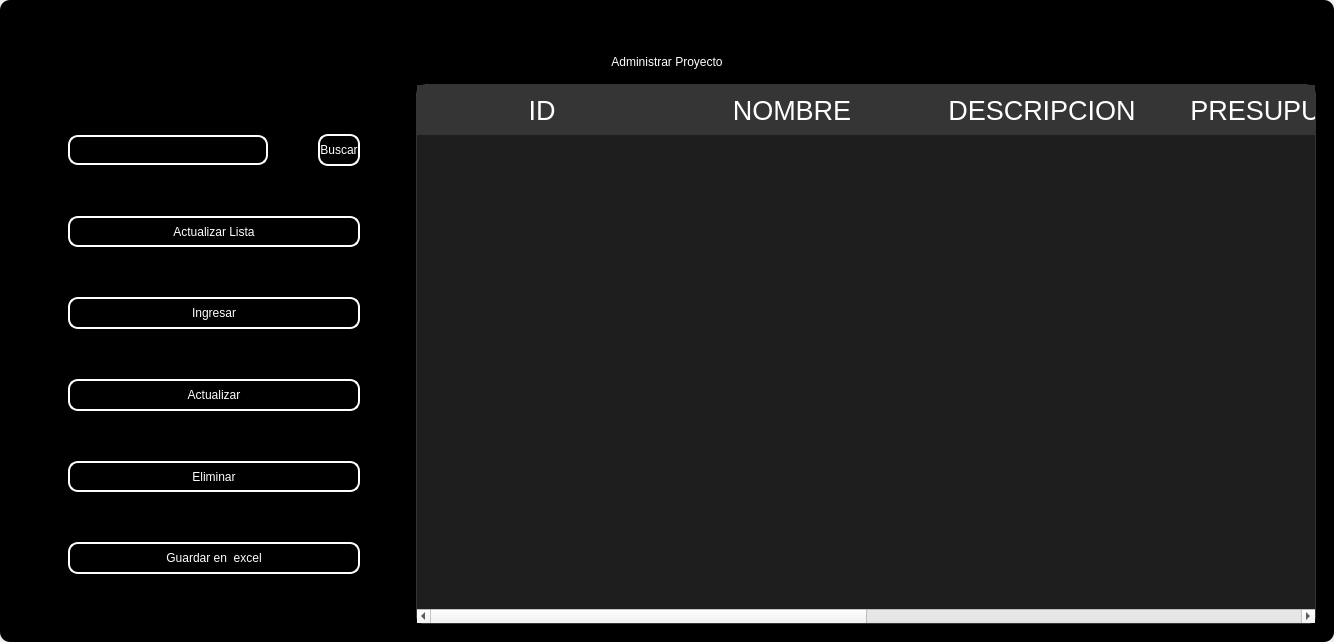
<?xml version="1.0" encoding="UTF-8"?>
<ui version="4.0">
 <class>MainWindow</class>
 <widget class="QMainWindow" name="MainWindow">
  <property name="geometry">
   <rect>
    <x>0</x>
    <y>0</y>
    <width>1303</width>
    <height>642</height>
   </rect>
  </property>
  <property name="windowTitle">
   <string>MainWindow</string>
  </property>
  <property name="styleSheet">
   <string notr="true"/>
  </property>
  <widget class="QWidget" name="centralwidget">
   <property name="styleSheet">
    <string notr="true"/>
   </property>
   <layout class="QVBoxLayout" name="verticalLayout">
    <property name="spacing">
     <number>0</number>
    </property>
    <property name="leftMargin">
     <number>0</number>
    </property>
    <property name="topMargin">
     <number>0</number>
    </property>
    <property name="rightMargin">
     <number>0</number>
    </property>
    <property name="bottomMargin">
     <number>0</number>
    </property>
    <item>
     <widget class="QFrame" name="frame">
      <property name="enabled">
       <bool>true</bool>
      </property>
      <property name="styleSheet">
       <string notr="true">
QFrame {
border-radius:10px;
	background-color: rgb(0, 0, 0);
 }
</string>
      </property>
      <property name="frameShape">
       <enum>QFrame::StyledPanel</enum>
      </property>
      <property name="frameShadow">
       <enum>QFrame::Raised</enum>
      </property>
      <layout class="QVBoxLayout" name="verticalLayout_2">
       <item>
        <widget class="QFrame" name="frame_superior">
         <property name="minimumSize">
          <size>
           <width>0</width>
           <height>40</height>
          </size>
         </property>
         <property name="maximumSize">
          <size>
           <width>16777215</width>
           <height>40</height>
          </size>
         </property>
         <property name="styleSheet">
          <string notr="true">QPushButton{
border-radius:18px;
}

QPushButton:hover{
	background-color: rgb(0, 0, 0);
}
</string>
         </property>
         <property name="frameShape">
          <enum>QFrame::StyledPanel</enum>
         </property>
         <property name="frameShadow">
          <enum>QFrame::Raised</enum>
         </property>
         <layout class="QHBoxLayout" name="horizontalLayout_3">
          <property name="spacing">
           <number>4</number>
          </property>
          <property name="leftMargin">
           <number>0</number>
          </property>
          <property name="topMargin">
           <number>0</number>
          </property>
          <property name="rightMargin">
           <number>0</number>
          </property>
          <property name="bottomMargin">
           <number>0</number>
          </property>
          <item>
           <widget class="QPushButton" name="btn_icon">
            <property name="text">
             <string/>
            </property>
            <property name="iconSize">
             <size>
              <width>40</width>
              <height>40</height>
             </size>
            </property>
           </widget>
          </item>
          <item>
           <spacer name="horizontalSpacer_2">
            <property name="orientation">
             <enum>Qt::Horizontal</enum>
            </property>
            <property name="sizeHint" stdset="0">
             <size>
              <width>443</width>
              <height>20</height>
             </size>
            </property>
           </spacer>
          </item>
          <item>
           <widget class="QPushButton" name="btn_exit">
            <property name="minimumSize">
             <size>
              <width>38</width>
              <height>38</height>
             </size>
            </property>
            <property name="maximumSize">
             <size>
              <width>38</width>
              <height>38</height>
             </size>
            </property>
            <property name="cursor">
             <cursorShape>PointingHandCursor</cursorShape>
            </property>
            <property name="text">
             <string/>
            </property>
            <property name="iconSize">
             <size>
              <width>35</width>
              <height>35</height>
             </size>
            </property>
           </widget>
          </item>
          <item>
           <widget class="QPushButton" name="bt_minimizar">
            <property name="minimumSize">
             <size>
              <width>38</width>
              <height>38</height>
             </size>
            </property>
            <property name="maximumSize">
             <size>
              <width>38</width>
              <height>38</height>
             </size>
            </property>
            <property name="cursor">
             <cursorShape>PointingHandCursor</cursorShape>
            </property>
            <property name="text">
             <string/>
            </property>
            <property name="icon">
             <iconset>
              <normaloff>image/minus.svg</normaloff>image/minus.svg</iconset>
            </property>
            <property name="iconSize">
             <size>
              <width>38</width>
              <height>38</height>
             </size>
            </property>
           </widget>
          </item>
          <item>
           <widget class="QPushButton" name="bt_maximizar">
            <property name="minimumSize">
             <size>
              <width>38</width>
              <height>38</height>
             </size>
            </property>
            <property name="maximumSize">
             <size>
              <width>38</width>
              <height>38</height>
             </size>
            </property>
            <property name="cursor">
             <cursorShape>PointingHandCursor</cursorShape>
            </property>
            <property name="text">
             <string/>
            </property>
            <property name="icon">
             <iconset>
              <normaloff>image/chevron-up.svg</normaloff>image/chevron-up.svg</iconset>
            </property>
            <property name="iconSize">
             <size>
              <width>38</width>
              <height>38</height>
             </size>
            </property>
           </widget>
          </item>
          <item>
           <widget class="QPushButton" name="bt_restaurar">
            <property name="minimumSize">
             <size>
              <width>38</width>
              <height>38</height>
             </size>
            </property>
            <property name="maximumSize">
             <size>
              <width>38</width>
              <height>38</height>
             </size>
            </property>
            <property name="cursor">
             <cursorShape>PointingHandCursor</cursorShape>
            </property>
            <property name="text">
             <string/>
            </property>
            <property name="icon">
             <iconset>
              <normaloff>image/chevron-down.svg</normaloff>image/chevron-down.svg</iconset>
            </property>
            <property name="iconSize">
             <size>
              <width>38</width>
              <height>38</height>
             </size>
            </property>
           </widget>
          </item>
          <item>
           <widget class="QPushButton" name="bt_cerrar">
            <property name="minimumSize">
             <size>
              <width>38</width>
              <height>38</height>
             </size>
            </property>
            <property name="maximumSize">
             <size>
              <width>38</width>
              <height>38</height>
             </size>
            </property>
            <property name="cursor">
             <cursorShape>PointingHandCursor</cursorShape>
            </property>
            <property name="text">
             <string/>
            </property>
            <property name="icon">
             <iconset>
              <normaloff>image/x.svg</normaloff>image/x.svg</iconset>
            </property>
            <property name="iconSize">
             <size>
              <width>38</width>
              <height>38</height>
             </size>
            </property>
           </widget>
          </item>
         </layout>
        </widget>
       </item>
       <item>
        <widget class="QLabel" name="label">
         <property name="styleSheet">
          <string notr="true">font: 30pt &quot;MS Shell Dlg 2&quot;;
color: rgb(255, 255, 255);</string>
         </property>
         <property name="text">
          <string>Administrar Proyecto</string>
         </property>
         <property name="alignment">
          <set>Qt::AlignCenter</set>
         </property>
        </widget>
       </item>
       <item>
        <widget class="QFrame" name="frame_3">
         <property name="frameShape">
          <enum>QFrame::StyledPanel</enum>
         </property>
         <property name="frameShadow">
          <enum>QFrame::Raised</enum>
         </property>
         <layout class="QHBoxLayout" name="horizontalLayout_4">
          <item>
           <layout class="QVBoxLayout" name="verticalLayout_4">
            <property name="spacing">
             <number>50</number>
            </property>
            <property name="leftMargin">
             <number>50</number>
            </property>
            <property name="topMargin">
             <number>50</number>
            </property>
            <property name="rightMargin">
             <number>50</number>
            </property>
            <property name="bottomMargin">
             <number>50</number>
            </property>
            <item>
             <layout class="QHBoxLayout" name="horizontalLayout">
              <item>
               <widget class="QLineEdit" name="searchtxt">
                <property name="minimumSize">
                 <size>
                  <width>200</width>
                  <height>30</height>
                 </size>
                </property>
                <property name="maximumSize">
                 <size>
                  <width>150</width>
                  <height>16777215</height>
                 </size>
                </property>
                <property name="styleSheet">
                 <string notr="true">QLabel {
	color: rgb(255, 255, 254);
	font: 12pt &quot;Arial&quot;;
	background-color: rgba(0, 0, 0,0);
}

QTextEdit{
background-color: rgba(0, 0, 0,0);
border-radius:10px; 
font: 12pt &quot;Arial&quot;;
color: rgb(255, 255, 254);
border: 2px solid  rgb(255, 255, 255);

}

QTextEdit:hover{
background-color: rgba(0, 0, 0,0);
border-radius:10px; 
font: 12pt &quot;Arial&quot;;
border: 2px solid  rgb(120, 0, 171);
}

QTextEdit:focus{
background-color: rgb(0, 0, 0);
border-radius:10px; 
font: 12pt &quot;Arial&quot;;
border: 2px solid rgb(120, 0, 171);
}

QLineEdit{
background-color: rgba(0, 0, 0,0);
border-radius:10px; 
font: 12pt &quot;Arial&quot;;
color: rgb(255, 255, 254);
border: 2px solid  rgb(255, 255, 255);

}

QLineEdit:hover{
background-color: rgba(0, 0, 0,0);
border-radius:10px; 
font: 12pt &quot;Arial&quot;;
border: 2px solid  rgb(120, 0, 171);
}

QLineEdit:focus{
background-color: rgb(0, 0, 0);
border-radius:10px; 
font: 12pt &quot;Arial&quot;;
border: 2px solid rgb(120, 0, 171);
}

QCheckBox{
	font: 12pt &quot;Arial&quot;;
	color: rgb(255, 255, 255);
}

QCheckBox::indicator {
    width: 18px;
    height:18px;
}

QCheckBox::indicator:unchecked {
   background-image: url(image/square.svg);
}

QCheckBox::indicator:checked {
   background-image: url(image/check-square.svg);
}

QPushButton{
border-radius:10px; 
font: 12pt &quot;Arial&quot;;
color: rgb(255, 255, 254);
border: 2px solid #ffffff;
}

QPushButton:hover{
border-radius:10px; 
font: 12pt &quot;Arial&quot;;
color: rgb(255, 255, 255);
border: 2px solid rgb(120, 0, 171);
	background-color: rgb(120, 0, 171);
}
</string>
                </property>
               </widget>
              </item>
              <item>
               <widget class="QPushButton" name="btn_search">
                <property name="minimumSize">
                 <size>
                  <width>0</width>
                  <height>15</height>
                 </size>
                </property>
                <property name="maximumSize">
                 <size>
                  <width>100</width>
                  <height>50</height>
                 </size>
                </property>
                <property name="cursor">
                 <cursorShape>PointingHandCursor</cursorShape>
                </property>
                <property name="styleSheet">
                 <string notr="true">QPushButton{
border-radius:10px; 
font: 12pt &quot;Arial&quot;;
color: rgb(255, 255, 254);
border: 2px solid #ffffff;
}

QPushButton:hover{
border-radius:10px; 
font: 12pt &quot;Arial&quot;;
color: rgb(255, 255, 255);
border: 2px solid rgb(120, 0, 171);
	background-color: rgb(120, 0, 171);
}</string>
                </property>
                <property name="text">
                 <string>Buscar</string>
                </property>
               </widget>
              </item>
             </layout>
            </item>
            <item>
             <widget class="QPushButton" name="btn_get">
              <property name="minimumSize">
               <size>
                <width>50</width>
                <height>0</height>
               </size>
              </property>
              <property name="maximumSize">
               <size>
                <width>300</width>
                <height>50</height>
               </size>
              </property>
              <property name="cursor">
               <cursorShape>PointingHandCursor</cursorShape>
              </property>
              <property name="styleSheet">
               <string notr="true">QPushButton{
border-radius:10px; 
font: 12pt &quot;Arial&quot;;
color: rgb(255, 255, 254);
border: 2px solid #ffffff;
}

QPushButton:hover{
border-radius:10px; 
font: 12pt &quot;Arial&quot;;
color: rgb(255, 255, 255);
border: 2px solid rgb(120, 0, 171);
	background-color: rgb(120, 0, 171);
}</string>
              </property>
              <property name="text">
               <string>Actualizar Lista</string>
              </property>
              <property name="iconSize">
               <size>
                <width>35</width>
                <height>35</height>
               </size>
              </property>
             </widget>
            </item>
            <item>
             <widget class="QPushButton" name="btn_add">
              <property name="maximumSize">
               <size>
                <width>300</width>
                <height>50</height>
               </size>
              </property>
              <property name="cursor">
               <cursorShape>PointingHandCursor</cursorShape>
              </property>
              <property name="styleSheet">
               <string notr="true">QPushButton{
border-radius:10px; 
font: 12pt &quot;Arial&quot;;
color: rgb(255, 255, 254);
border: 2px solid #ffffff;
}

QPushButton:hover{
border-radius:10px; 
font: 12pt &quot;Arial&quot;;
color: rgb(255, 255, 255);
border: 2px solid rgb(120, 0, 171);
	background-color: rgb(120, 0, 171);
}</string>
              </property>
              <property name="text">
               <string>Ingresar</string>
              </property>
              <property name="iconSize">
               <size>
                <width>35</width>
                <height>35</height>
               </size>
              </property>
             </widget>
            </item>
            <item>
             <widget class="QPushButton" name="btn_update">
              <property name="maximumSize">
               <size>
                <width>300</width>
                <height>50</height>
               </size>
              </property>
              <property name="cursor">
               <cursorShape>PointingHandCursor</cursorShape>
              </property>
              <property name="styleSheet">
               <string notr="true">QPushButton{
border-radius:10px; 
font: 12pt &quot;Arial&quot;;
color: rgb(255, 255, 254);
border: 2px solid #ffffff;
}

QPushButton:hover{
border-radius:10px; 
font: 12pt &quot;Arial&quot;;
color: rgb(255, 255, 255);
border: 2px solid rgb(120, 0, 171);
	background-color: rgb(120, 0, 171);
}</string>
              </property>
              <property name="text">
               <string>Actualizar</string>
              </property>
              <property name="iconSize">
               <size>
                <width>35</width>
                <height>35</height>
               </size>
              </property>
             </widget>
            </item>
            <item>
             <widget class="QPushButton" name="btn_delete">
              <property name="maximumSize">
               <size>
                <width>300</width>
                <height>50</height>
               </size>
              </property>
              <property name="cursor">
               <cursorShape>PointingHandCursor</cursorShape>
              </property>
              <property name="styleSheet">
               <string notr="true">QPushButton{
border-radius:10px; 
font: 12pt &quot;Arial&quot;;
color: rgb(255, 255, 254);
border: 2px solid #ffffff;
}

QPushButton:hover{
border-radius:10px; 
font: 12pt &quot;Arial&quot;;
color: rgb(255, 255, 255);
border: 2px solid rgb(120, 0, 171);
	background-color: rgb(120, 0, 171);
}</string>
              </property>
              <property name="text">
               <string>Eliminar</string>
              </property>
              <property name="iconSize">
               <size>
                <width>35</width>
                <height>35</height>
               </size>
              </property>
             </widget>
            </item>
            <item>
             <widget class="QPushButton" name="btn_excel">
              <property name="minimumSize">
               <size>
                <width>0</width>
                <height>0</height>
               </size>
              </property>
              <property name="maximumSize">
               <size>
                <width>300</width>
                <height>50</height>
               </size>
              </property>
              <property name="cursor">
               <cursorShape>PointingHandCursor</cursorShape>
              </property>
              <property name="styleSheet">
               <string notr="true">QPushButton{
border-radius:10px; 
font: 12pt &quot;Arial&quot;;
color: rgb(255, 255, 254);
border: 2px solid #ffffff;
}

QPushButton:hover{
border-radius:10px; 
font: 12pt &quot;Arial&quot;;
color: rgb(255, 255, 255);
border: 2px solid rgb(120, 0, 171);
	background-color: rgb(120, 0, 171);
}</string>
              </property>
              <property name="text">
               <string>Guardar en  excel</string>
              </property>
              <property name="iconSize">
               <size>
                <width>35</width>
                <height>35</height>
               </size>
              </property>
             </widget>
            </item>
           </layout>
          </item>
          <item>
           <widget class="QTableWidget" name="table_project">
            <property name="minimumSize">
             <size>
              <width>900</width>
              <height>0</height>
             </size>
            </property>
            <property name="maximumSize">
             <size>
              <width>700</width>
              <height>16777215</height>
             </size>
            </property>
            <property name="styleSheet">
             <string notr="true">QTableView {
	background-color: rgba(255, 255, 255, 30); 	
	border: 1px solid rgba(255,255,255,40);
	border-bottom-right-radius: 7px; 
	border-bottom-left-radius: 7px; 
	color: white;
	font: 15pt &quot;MS Shell Dlg 2&quot;;
}

QHeaderView::section {
background-color: rgb(53, 53, 53);
color: white;
border: none;
height: 50px;
font-size: 20pt;
}

QTableView::item {
    border-style: none;
    border-bottom: 1px solid rgba(255,255,255,50);
    padding-left: auto;
    padding-right: auto;
}

QTableView::item:selected{
	border: none;
	color: rgb(255, 255, 255);
    background-color: rgba(255, 255, 255, 50);
}
</string>
            </property>
            <property name="editTriggers">
             <set>QAbstractItemView::NoEditTriggers</set>
            </property>
            <attribute name="horizontalHeaderDefaultSectionSize">
             <number>250</number>
            </attribute>
            <column>
             <property name="text">
              <string>ID</string>
             </property>
            </column>
            <column>
             <property name="text">
              <string>NOMBRE</string>
             </property>
            </column>
            <column>
             <property name="text">
              <string>DESCRIPCION</string>
             </property>
            </column>
            <column>
             <property name="text">
              <string>PRESUPUESTO</string>
             </property>
            </column>
            <column>
             <property name="text">
              <string>ESTADO</string>
             </property>
            </column>
            <column>
             <property name="text">
              <string>TIPO DE PROYECTO</string>
             </property>
            </column>
           </widget>
          </item>
         </layout>
        </widget>
       </item>
      </layout>
     </widget>
    </item>
   </layout>
  </widget>
 </widget>
 <resources/>
 <connections/>
</ui>
